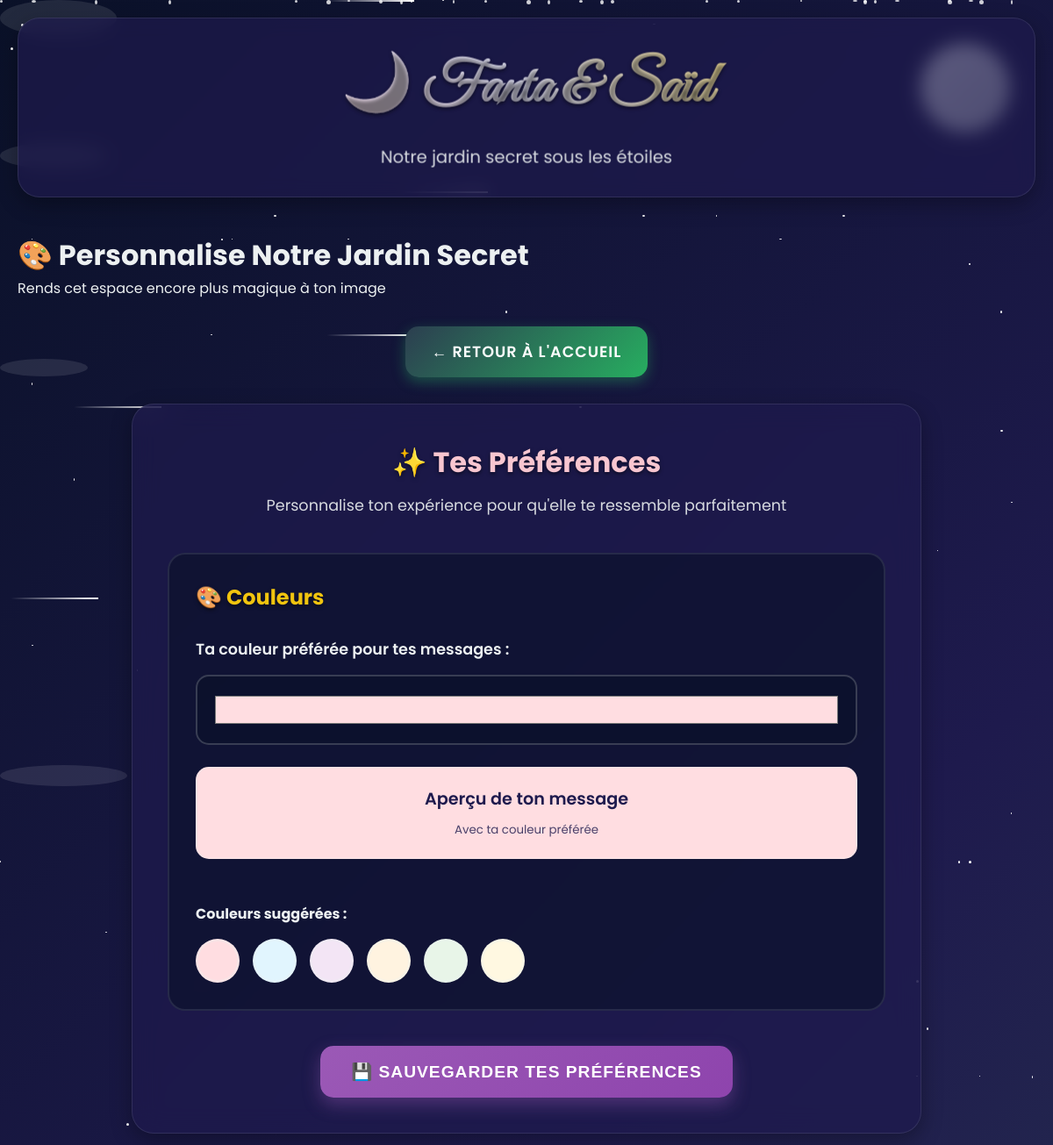
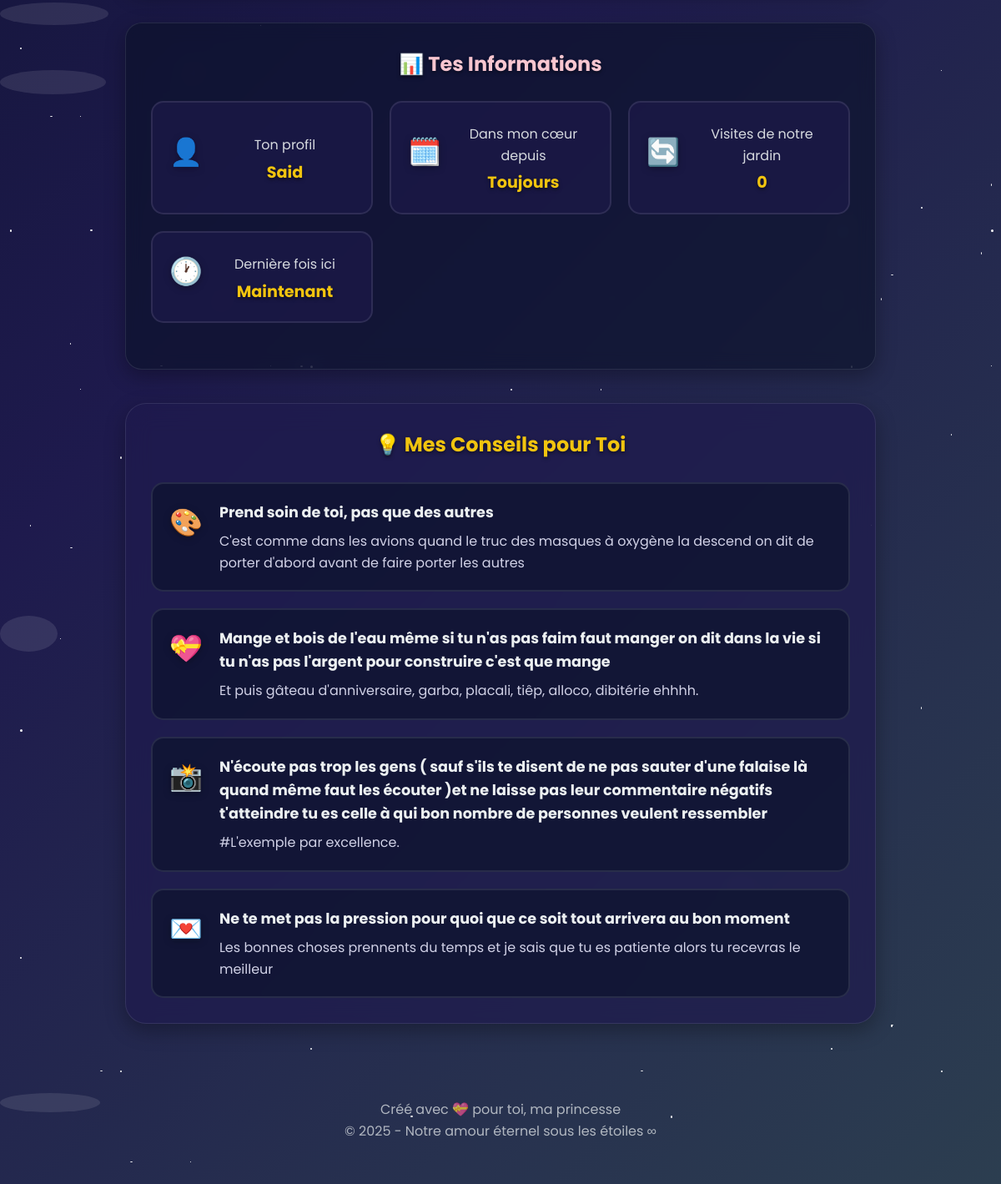
The app's page /personalize (signed in) with its own data (2 pictures, top to bottom).
### app.py (models this page shows, shortened)
class User(UserMixin, db.Model):
    id = db.Column(db.Integer, primary_key=True)
    username = db.Column(db.String(50), unique=True, nullable=False)
    password_hash = db.Column(db.String(128), nullable=False)
    created_at = db.Column(db.DateTime, default=datetime.utcnow)
    last_login = db.Column(db.DateTime)
    visit_count = db.Column(db.Integer, default=0)
    favorite_color = db.Column(db.String(7), default='#ffdde1')

### app.py (the view, shortened to what this page needs)
@app.route('/personalize', methods=['GET', 'POST'])
@login_required
def personalize():
    return render_template('personalize.html',
                         user=current_user.username,
                         current_color=current_user.favorite_color)

### app.py (called while the page is built)
@login_manager.user_loader
def load_user(user_id):
    return User.query.get(int(user_id))

### templates/personalize.html (shortened to what this page needs)
{% extends "base.html" %}
{% block content %}
<div class="header-container">
    <h1>🎨 Personnalise Notre Jardin Secret</h1>
    <p>Rends cet espace encore plus magique à ton image</p>
</div>
<div class="navigation-links">
    <a href="{{ url_for('index') }}" class="btn btn-secondary">← Retour à l'accueil</a>
</div>
<div class="personalize-container">
    <div class="personalize-card">
        <div class="card-header">
            <h2>✨ Tes Préférences</h2>
            <p>Personnalise ton expérience pour qu'elle te ressemble parfaitement</p>
        </div>
        <form method="POST" class="personalize-form">
            <div class="preference-section">
                <h3>🎨 Couleurs</h3>
                <div class="color-preferences">
                    <div class="form-group">
                        <label for="favorite_color">Ta couleur préférée pour tes messages :</label>
                        <div class="color-picker-container">
                            <input type="color" name="favorite_color" id="favorite_color" value="{{ current_color }}" class="color-picker">
                            <div class="color-preview" id="color-preview">
                                <div class="preview-message">
                                    <p>Aperçu de ton message</p>
                                    <small>Avec ta couleur préférée</small>
                                </div>
                            </div>
                        </div>
                    </div>
                    <div class="color-presets">
                        <h4>Couleurs suggérées :</h4>
                        <div class="preset-colors">
                            <div class="preset-color" data-color="#ffdde1" style="background: #ffdde1;" title="Rose tendre"></div>
                            <div class="preset-color" data-color="#e1f5fe" style="background: #e1f5fe;" title="Bleu ciel"></div>
                            <div class="preset-color" data-color="#f3e5f5" style="background: #f3e5f5;" title="Lavande"></div>
                            <div class="preset-color" data-color="#fff3e0" style="background: #fff3e0;" title="Pêche"></div>
                            <div class="preset-color" data-color="#e8f5e8" style="background: #e8f5e8;" title="Vert menthe"></div>
                            <div class="preset-color" data-color="#fff8e1" style="background: #fff8e1;" title="Jaune doux"></div>
                        </div>
                    </div>
                </div>
            </div>
            <div class="form-actions">
                <button type="submit" class="btn btn-customize btn-large">💾 Sauvegarder tes préférences</button>
            </div>
        </form>
    </div>
    <div class="personal-stats">
        <h3>📊 Tes Informations</h3>
        <div class="stats-grid">
            <div class="stat-card">
                <div class="stat-icon">👤</div>
                <div class="stat-info">
                    <div class="stat-label">Ton profil</div>
                    <div class="stat-value">{{ user|title }}</div>
                </div>
            </div>
            <div class="stat-card">
                <div class="stat-icon">🗓️</div>
                <div class="stat-info">
                    <div class="stat-label">Dans mon cœur depuis</div>
                    <div class="stat-value">{{ current_user.created_at.strftime('%B %Y') if current_user.created_at else 'Toujours' }}</div>
                </div>
            </div>
            <div class="stat-card">
                <div class="stat-icon">🔄</div>
                <div class="stat-info">
                    <div class="stat-label">Visites de notre jardin</div>
                    <div class="stat-value">{{ current_user.visit_count or 0 }}</div>
                </div>
            </div>
            <div class="stat-card">
                <div class="stat-icon">🕐</div>
                <div class="stat-info">
                    <div class="stat-label">Dernière fois ici</div>
                    <div class="stat-value">{{ current_user.last_login.strftime('%d/%m à %H:%M') if current_user.last_login else 'Maintenant' }}</div>
                </div>
            </div>
        </div>
    </div>
    <div class="personalization-tips">
        <h3>💡 Mes Conseils pour Toi</h3>
        <div class="tips-list">
            <div class="tip-item">
                <span class="tip-icon">🎨</span>
                <div class="tip-content">
                    <h4>Prend soin de toi, pas que des autres </h4>
                    <p>C'est comme dans les avions quand le truc des masques à oxygène la descend on dit de porter d'abord avant de faire porter les autres</p>
                </div>
            </div>
            <div class="tip-item">
                <span class="tip-icon">💝</span>
                <div class="tip-content">
                    <h4>Mange et bois de l'eau même si tu n'as pas faim faut manger on dit dans la vie si tu n'as pas l'argent pour construire c'est que mange </h4>
                    <p>Et puis gâteau d'anniversaire, garba, placali, tiêp, alloco, dibitérie ehhhh.</p>
                </div>
            </div>
            <div class="tip-item">
                <span class="tip-icon">📸</span>
                <div class="tip-content">
                    <h4>N'écoute pas trop les gens ( sauf s'ils te disent de ne pas sauter d'une falaise là quand même faut les écouter )et ne laisse pas leur commentaire négatifs t'atteindre tu es celle à qui bon nombre de personnes veulent ressembler</h4>
                    <p>#L'exemple par excellence.</p>
                </div>
            </div>
            <div class="tip-item">
                <span class="tip-icon">💌</span>
                <div class="tip-content">
                    <h4>Ne te met pas la pression pour quoi que ce soit tout arrivera au bon moment</h4>
                    <p>Les bonnes choses prennents du temps et je sais que tu es patiente alors tu recevras le meilleur</p>
                </div>
            </div>
        </div>
    </div>
</div>
{% endblock %}

### static/style.css (style rules this page uses)
:root { --midnight-blue: #0a1128; --deep-purple: #1e1a4d; --twilight-blue: #2c3e50; --moonlight-silver: #ecf0f1; --starlight-gold: #f1c40f; --rose-quartz: #f8c6d0; --lavender-blush: #e6e6fa; --mystic-purple: #8e44ad; --forest-green: #27ae60; --ocean-blue: #3498db; --night-sky: linear-gradient(135deg, #0a1128 0%, #1e1a4d 50%, #2c3e50 100%); --moon-glow: linear-gradient(135deg, #ecf0f1 0%, #bdc3c7 100%); --twilight: linear-gradient(135deg, #2c3e50 0%, #8e44ad 100%); --aurora: linear-gradient(135deg, #27ae60 0%, #3498db 50%, #8e44ad 100%); --glow-shadow: 0 0 20px rgba(236, 240, 241, 0.3); --deep-shadow: 0 10px 30px rgba(0, 0, 0, 0.5); --card-shadow: 0 8px 25px rgba(0, 0, 0, 0.3); --transition: all 0.4s cubic-bezier(0.25, 0.46, 0.45, 0.94); --text-shadow: 0 2px 4px rgba(0, 0, 0, 0.5); --success-green: #27ae60; --warning-orange: #f39c12; --error-red: #e74c3c; --info-blue: #3498db; --accent-purple: #9b59b6; }
* { margin: 0; padding: 0; box-sizing: border-box; }
html { scroll-behavior: smooth; }
body { font-family: 'Poppins', 'Roboto', sans-serif; background: var(--night-sky); color: var(--moonlight-silver); min-height: 100vh; position: relative; overflow-x: hidden; line-height: 1.6; }
.stat-label { display: block; font-size: 0.9em; color: var(--moonlight-silver); opacity: 0.8; margin-top: 5px; }
.color-picker { display: flex; align-items: center; gap: 15px; flex-wrap: wrap; }
.btn { display: inline-block; padding: 15px 30px; border: none; border-radius: 15px; text-decoration: none; font-weight: 600; transition: var(--transition); cursor: pointer; text-align: center; font-size: 1.1em; text-transform: uppercase; letter-spacing: 1px; position: relative; overflow: hidden; }
.btn::before { content: ''; position: absolute; top: 0; left: -100%; width: 100%; height: 100%; background: linear-gradient(90deg, transparent, rgba(255, 255, 255, 0.2), transparent); transition: var(--transition); }
.btn-secondary { background: linear-gradient(135deg, var(--twilight-blue), var(--forest-green)); color: white; box-shadow: 0 5px 15px rgba(39, 174, 96, 0.4); }
.navigation-links { display: flex; justify-content: center; gap: 20px; flex-wrap: wrap; margin: 30px 0; }
.stats-grid { display: grid; grid-template-columns: repeat(auto-fit, minmax(200px, 1fr)); gap: 20px; margin: 25px 0; }
.stat-card { background: rgba(10, 17, 40, 0.6); border-radius: 15px; padding: 25px; text-align: center; transition: var(--transition); border: 2px solid rgba(236, 240, 241, 0.1); }
.stat-icon { font-size: 3em; margin-bottom: 15px; filter: drop-shadow(0 4px 8px rgba(0, 0, 0, 0.3)); }
.stat-card .stat-label { color: var(--moonlight-silver); font-size: 1em; opacity: 0.9; }
.btn-customize { background: linear-gradient(135deg, var(--accent-purple), var(--mystic-purple)); color: white; box-shadow: 0 8px 20px rgba(155, 89, 182, 0.4); }
.form-group { margin-bottom: 25px; }
.form-group input { width: 100%; padding: 18px; border: 2px solid rgba(236, 240, 241, 0.2); border-radius: 15px; font-size: 1.1em; transition: var(--transition); background: rgba(10, 17, 40, 0.6); color: var(--moonlight-silver); }
.btn-large { padding: 18px 35px; font-size: 1.2em; }

### records on screen
User: favorite_color "#ffdde1", username "Said", created_at "Toujours", visit_count "0", last_login "Maintenant"
